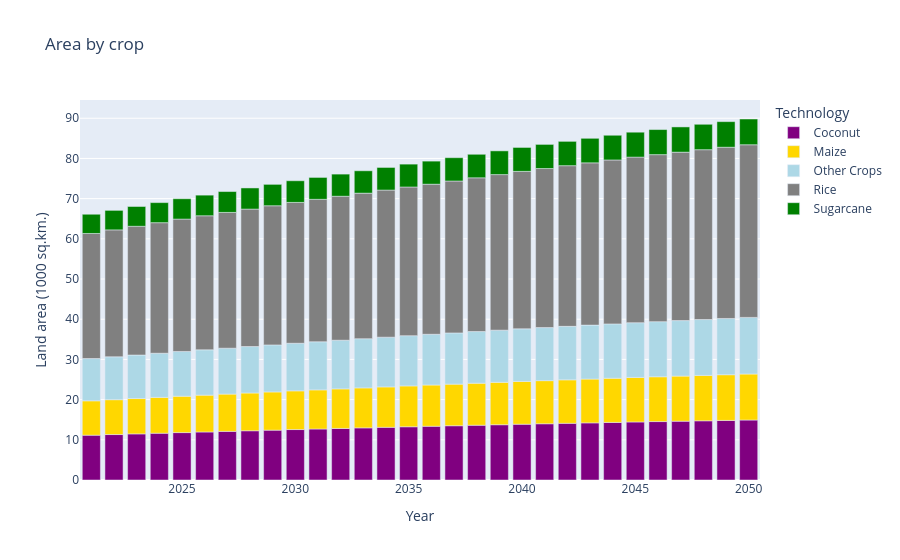

Source (notebook cell):
### Markdown cell above
Land

### Code cell
crops_total_df = dfs['TotalAnnualTechnologyActivityByMode'][dfs['TotalAnnualTechnologyActivityByMode'].TECHNOLOGY.str.startswith('LNDAGR')].drop('REGION', axis=1)
#crops_total_df['land_use'] = crops_total_df.m.map(mode_search)

crops_total_df['MODE_OF_OPERATION'] = crops_total_df['MODE_OF_OPERATION'].astype(int)
crops_total_df['crop_combo'] = crops_total_df['MODE_OF_OPERATION'].map(mode_crop_combo)
crops_total_df['land_use'] = crops_total_df['crop_combo'].str[0:3]
crops_total_df.drop(['MODE_OF_OPERATION','crop_combo'], axis=1, inplace=True)

crops_total_df = crops_total_df[crops_total_df['land_use'].str.startswith(tuple(crops))]
crops_total_df = crops_total_df.pivot_table(index='YEAR', 
                                            columns='land_use',
                                            values='VALUE', 
                                            aggfunc='sum').reset_index().fillna(0)
crops_total_df = crops_total_df.reindex(sorted(crops_total_df.columns), axis=1).set_index('YEAR').reset_index().rename(columns=det_col).astype('float64')

if not crops_total_df.empty:
    df_plot(crops_total_df,'Land area (1000 sq.km.)','Area by crop')

### Figure 1 — Plotly figure (JSON) as saved in the notebook; plotly's stock layout.template omitted (floating-point values rounded to 4 significant figures)
{"data": [{"hovertemplate": "Technology=Coconut<br>Year=%{x}<br>Land area (1000 sq.km.)=%{y}<extra></extra>", "legendgroup": "Coconut", "marker": {"color": "purple", "pattern": {"shape": ""}}, "name": "Coconut", "orientation": "v", "showlegend": true, "textposition": "auto", "type": "bar", "x": [2021.0, 2022.0, 2023.0, 2024.0, 2025.0, 2026.0, 2027.0, 2028.0, 2029.0, 2030.0, 2031.0, 2032.0, 2033.0, 2034.0, 2035.0, 2036.0, 2037.0, 2038.0, 2039.0, 2040.0, 2041.0, 2042.0, 2043.0, 2044.0, 2045.0, 2046.0, 2047.0, 2048.0, 2049.0, 2050.0], "xaxis": "x", "y": [11.15, 11.31, 11.47, 11.63, 11.8, 11.95, 12.1, 12.25, 12.4, 12.55, 12.69, 12.83, 12.97, 13.11, 13.25, 13.37, 13.5, 13.63, 13.75, 13.88, 13.99, 14.1, 14.22, 14.33, 14.44, 14.54, 14.63, 14.73, 14.83, 14.92], "yaxis": "y"}, {"hovertemplate": "Technology=Maize<br>Year=%{x}<br>Land area (1000 sq.km.)=%{y}<extra></extra>", "legendgroup": "Maize", "marker": {"color": "gold", "pattern": {"shape": ""}}, "name": "Maize", "orientation": "v", "showlegend": true, "textposition": "auto", "type": "bar", "x": [2021.0, 2022.0, 2023.0, 2024.0, 2025.0, 2026.0, 2027.0, 2028.0, 2029.0, 2030.0, 2031.0, 2032.0, 2033.0, 2034.0, 2035.0, 2036.0, 2037.0, 2038.0, 2039.0, 2040.0, 2041.0, 2042.0, 2043.0, 2044.0, 2045.0, 2046.0, 2047.0, 2048.0, 2049.0, 2050.0], "xaxis": "x", "y": [8.546, 8.67, 8.795, 8.92, 9.044, 9.16, 9.276, 9.391, 9.507, 9.623, 9.73, 9.836, 9.943, 10.05, 10.16, 10.25, 10.35, 10.45, 10.54, 10.64, 10.73, 10.81, 10.9, 10.98, 11.07, 11.14, 11.22, 11.29, 11.37, 11.44], "yaxis": "y"}, {"hovertemplate": "Technology=Other Crops<br>Year=%{x}<br>Land area (1000 sq.km.)=%{y}<extra></extra>", "legendgroup": "Other Crops", "marker": {"color": "lightblue", "pattern": {"shape": ""}}, "name": "Other Crops", "orientation": "v", "showlegend": true, "textposition": "auto", "type": "bar", "x": [2021.0, 2022.0, 2023.0, 2024.0, 2025.0, 2026.0, 2027.0, 2028.0, 2029.0, 2030.0, 2031.0, 2032.0, 2033.0, 2034.0, 2035.0, 2036.0, 2037.0, 2038.0, 2039.0, 2040.0, 2041.0, 2042.0, 2043.0, 2044.0, 2045.0, 2046.0, 2047.0, 2048.0, 2049.0, 2050.0], "xaxis": "x", "y": [10.52, 10.67, 10.83, 10.98, 11.13, 11.28, 11.42, 11.56, 11.7, 11.85, 11.98, 12.11, 12.24, 12.37, 12.5, 12.62, 12.74, 12.86, 12.98, 13.1, 13.2, 13.31, 13.42, 13.52, 13.63, 13.72, 13.81, 13.9, 13.99, 14.08], "yaxis": "y"}, {"hovertemplate": "Technology=Rice<br>Year=%{x}<br>Land area (1000 sq.km.)=%{y}<extra></extra>", "legendgroup": "Rice", "marker": {"color": "grey", "pattern": {"shape": ""}}, "name": "Rice", "orientation": "v", "showlegend": true, "textposition": "auto", "type": "bar", "x": [2021.0, 2022.0, 2023.0, 2024.0, 2025.0, 2026.0, 2027.0, 2028.0, 2029.0, 2030.0, 2031.0, 2032.0, 2033.0, 2034.0, 2035.0, 2036.0, 2037.0, 2038.0, 2039.0, 2040.0, 2041.0, 2042.0, 2043.0, 2044.0, 2045.0, 2046.0, 2047.0, 2048.0, 2049.0, 2050.0], "xaxis": "x", "y": [31.12, 31.57, 32.03, 32.48, 32.94, 33.36, 33.78, 34.2, 34.62, 35.04, 35.43, 35.82, 36.21, 36.6, 36.99, 37.34, 37.8, 38.25, 38.7, 39.16, 39.57, 39.97, 40.38, 40.79, 41.19, 41.55, 41.9, 42.25, 42.61, 42.96], "yaxis": "y"}, {"hovertemplate": "Technology=Sugarcane<br>Year=%{x}<br>Land area (1000 sq.km.)=%{y}<extra></extra>", "legendgroup": "Sugarcane", "marker": {"color": "green", "pattern": {"shape": ""}}, "name": "Sugarcane", "orientation": "v", "showlegend": true, "textposition": "auto", "type": "bar", "x": [2021.0, 2022.0, 2023.0, 2024.0, 2025.0, 2026.0, 2027.0, 2028.0, 2029.0, 2030.0, 2031.0, 2032.0, 2033.0, 2034.0, 2035.0, 2036.0, 2037.0, 2038.0, 2039.0, 2040.0, 2041.0, 2042.0, 2043.0, 2044.0, 2045.0, 2046.0, 2047.0, 2048.0, 2049.0, 2050.0], "xaxis": "x", "y": [4.784, 4.854, 4.924, 4.993, 5.063, 5.128, 5.193, 5.257, 5.322, 5.387, 5.447, 5.507, 5.566, 5.626, 5.686, 5.74, 5.794, 5.849, 5.903, 5.957, 6.005, 6.053, 6.101, 6.149, 6.197, 6.239, 6.28, 6.322, 6.363, 6.405], "yaxis": "y"}], "layout": {"barmode": "relative", "legend": {"title": {"text": "Technology"}, "tracegroupgap": 0}, "title": {"text": "Area by crop"}, "xaxis": {"anchor": "y", "domain": [0, 1], "title": {"text": "Year"}}, "yaxis": {"anchor": "x", "domain": [0, 1], "title": {"text": "Land area (1000 sq.km.)"}}}}
